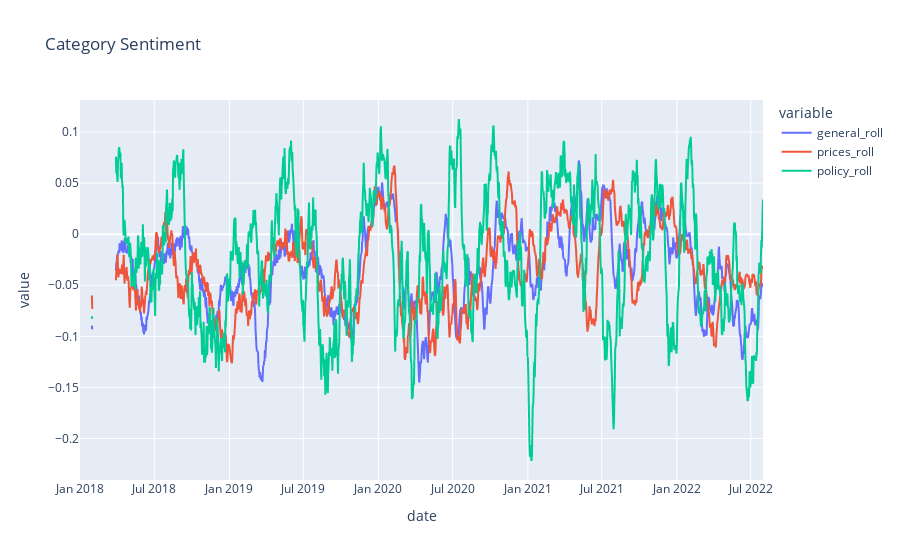

Notebook code cell kept with this figure:
### Code cell
df= pd.read_csv("temp/temp4.csv")
#df= pd.read_csv("temp/counts.csv")

print(df.shape)
df = df.reset_index()
df_c = df[df['date'].str.contains( "'" )==False ]
print(df.shape)
df_c['date'] = pd.to_datetime(df_c['date'], format='%Y-%m-%d %H:%M:%S')
df_c = df_c.set_index('date')
agg = df_c.resample('D').mean()
print(agg.shape)
cat_list_roll = []
for cat in category_list:   
    agg[cat +"_roll"] = agg[cat].rolling(30).mean()
    cat_list_roll.append([cat +"_roll"])

print(cat_list_roll)

agg.to_csv(f"results/current_trend_{continuous_or_discrete}.csv")
fig = px.line(agg, x=agg.index, y=["general_roll","prices_roll","policy_roll"], title='Category Sentiment')
fig.show()

### Figure 1 — Plotly figure (JSON) as saved in the notebook; plotly's stock layout.template omitted (floating-point values rounded to 4 significant figures; data arrays with more than 128 entries replaced by an {"elided": "..."} marker saying what was removed)
{"data": [{"hovertemplate": "variable=general_roll<br>date=%{x}<br>value=%{y}<extra></extra>", "legendgroup": "general_roll", "line": {"color": "#636efa", "dash": "solid"}, "marker": {"symbol": "circle"}, "mode": "lines", "name": "general_roll", "showlegend": true, "type": "scattergl", "x": {"elided": "1674 str values"}, "xaxis": "x", "y": {"elided": "1674 float values"}, "yaxis": "y"}, {"hovertemplate": "variable=prices_roll<br>date=%{x}<br>value=%{y}<extra></extra>", "legendgroup": "prices_roll", "line": {"color": "#EF553B", "dash": "solid"}, "marker": {"symbol": "circle"}, "mode": "lines", "name": "prices_roll", "showlegend": true, "type": "scattergl", "x": {"elided": "1674 str values"}, "xaxis": "x", "y": {"elided": "1674 float values"}, "yaxis": "y"}, {"hovertemplate": "variable=policy_roll<br>date=%{x}<br>value=%{y}<extra></extra>", "legendgroup": "policy_roll", "line": {"color": "#00cc96", "dash": "solid"}, "marker": {"symbol": "circle"}, "mode": "lines", "name": "policy_roll", "showlegend": true, "type": "scattergl", "x": {"elided": "1674 str values"}, "xaxis": "x", "y": {"elided": "1674 float values"}, "yaxis": "y"}], "layout": {"legend": {"title": {"text": "variable"}, "tracegroupgap": 0}, "title": {"text": "Category Sentiment"}, "xaxis": {"anchor": "y", "domain": [0, 1], "title": {"text": "date"}}, "yaxis": {"anchor": "x", "domain": [0, 1], "title": {"text": "value"}}}}
